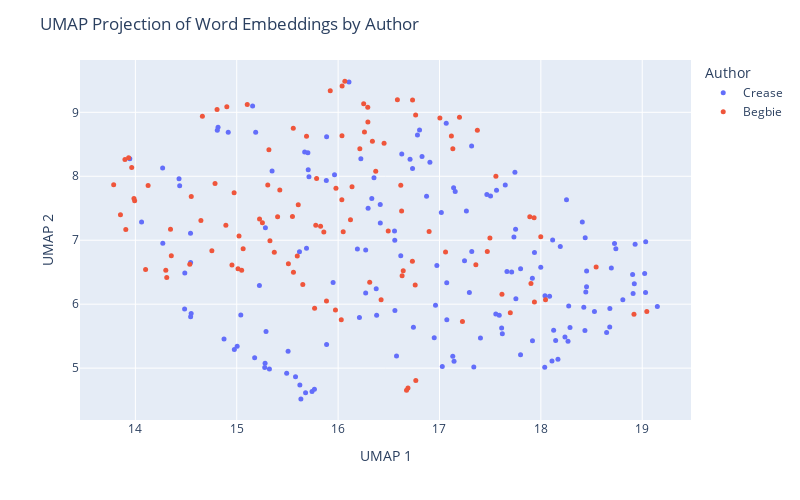

The notebook cell this image was saved under:
### Code cell
# plot using plotly to further explore
import plotly.express as px
import textwrap

def wrap_text(text, width=60):
    return '<br>'.join(textwrap.wrap(text, width=width))

umap_df = pd.DataFrame(proj, columns=['UMAP 1', 'UMAP 2'])
umap_df['Author'] = labels
umap_df['Text'] = [snip for auth in judge_snippets for snip in judge_snippets[auth]]
umap_df['Text'] = umap_df['Text'].apply(lambda t: wrap_text(t, width=50))

fig = px.scatter(umap_df, x='UMAP 1', y='UMAP 2', 
                 color='Author', hover_data=['Text'], 
                 width=800, height=500 )
fig.update_traces(marker=dict(size=5))
fig.update_layout(title='UMAP Projection of Word Embeddings by Author')
fig.show()

### Figure 1 — Plotly figure (JSON) as saved in the notebook; plotly's stock layout.template omitted (floating-point values rounded to 4 significant figures; data arrays with more than 128 entries replaced by an {"elided": "..."} marker saying what was removed)
{"data": [{"customdata": {"elided": "151x1 str values"}, "hovertemplate": "Author=Crease<br>UMAP 1=%{x}<br>UMAP 2=%{y}<br>Text=%{customdata[0]}<extra></extra>", "legendgroup": "Crease", "marker": {"color": "#636efa", "size": 5, "symbol": "circle"}, "mode": "markers", "name": "Crease", "orientation": "v", "showlegend": true, "type": "scatter", "x": {"elided": "151 float values"}, "xaxis": "x", "y": {"elided": "151 float values"}, "yaxis": "y"}, {"customdata": [["(5) If it appears that a tax is not bona fide<br>within the purpose provided for, but is imposed<br>with the real purpose of discriminating against a<br>class, it is not within the justification of the<br>enabling statute, and, on the facts, the tax in<br>question was intended not for the purpose of<br>raising a revenue, but as a restriction on the<br>Chinese."], ["Indeed if no restriction whatever be placed on the<br>word \" other\" in that section; if the Provincial<br>Legislature can insist upon imposing licenses upon<br>everything and upon every act of life, and tax<br>each licensee at any moment they please, there<br>would be a very simple way of excluding every<br>Chinaman from the Province, by imposing a<br>universal tax, not limited to any nationality, of<br>one or two thousand dollars per annum for a<br>license to Judgment."], ["No Chinaman will shave the back of his head; no<br>true moujik will shave his chin."], ["I rather think that the auctioneers would<br>repudiate this alleged similarity of their<br>occupation to that of a Chinese washerman."], ["assing Chinamen, supposed to be the only persons<br>carrying on this industry."], ["If the object of the Provincial Statute be as<br>alleged, viz., Feb. 3.  to subject Chinamen to<br>exceptional disadvantages it is clearly<br>unconstitutional."], ["G. to the report of the recent Chinese Conmission,<br>p. 379, and by Mr. Justice CREASE in Wing Chong's<br>case, 1 B.C.R."], ["Justices FIELD, HOFFMAN, SAWYER and DEADY and<br>other Judges whom they cite, all confirm this,<br>that a State, or Provincial law imposing special<br>disabilities or unequal burdens on Chinamen is<br>unconstitutional and void."], ["Statutes were by their title and preamble<br>expressly aimed at Chinamen by name; that this<br>distinction also renders inapplicable all the<br>United States' cases cited; that this enactment is<br>quite general extending to all laundries without<br>exception and we must not look beyond the words of<br>the enactment to enquire what its object was; that<br>there is in fact one laundry in Victoria not<br>conducted by Chinamen on which the tax will fall<br>with equal force so that it is impossible to say<br>that Chinamen are hereby exclusively selected for<br>taxation; the circumstance that they are chiefly<br>affected being a mere coincidence; that the bylaw<br>only imposes $100.00 per annum, keeping far within<br>the limit of $150.00 permitted by the Statute;<br>that the tax clearly is calculated to procuring<br>additional Municipal revenue and that no other<br>object is hinted at."], ["I, for my part, cannot arrive at any other<br>conclusion than that it is specially directed<br>against Chinamen because they are Chinamen and for<br>no other Judgment."], ["The appellants' contention that the clause is<br>merely intended to hamper or expel Chinamen is<br>much strengthened by considering the amount of the<br>tax sanctioned, which is $150.00 per annum,<br>whereas the limit sanctioned by the Legislature in<br>the case of any retail shop, however extensive or<br>lucrative its business, is only $10.00 per annum."], ["The test is whether on the whole statute the<br>Legislature can fairly be held to have said : \"Let<br>us impose a tax in order to raise a revenue,<br>though perhaps it may fall on Chinamen,\" or \" let<br>us impose this tax in order to fall on Chinamen,<br>though perhaps it will raise no revenue.\""], ["When we find (1st) no other description of labour<br>taxed at all ; (2nd) this description of labour<br>practically quite abandoned to Chinamen alone ;<br>(3rd) this description of labour taxed at fifteen<br>times the rate permitted to be levied on any<br>retail shop ; (4th) that a preliminary Provincial<br>Act has declared Chinamen incapable of the<br>franchise which they formerly exercised."], ["I cannot doubt but that the tax is directed<br>against Chinamen, as such."], ["It is not competent to the Provincial Legislature,<br>or to a municipality, to deprive, generally,<br>particular nationalities or individuals of the<br>capacity to take out municipal trade licenses ; e.<br>g., a Chinaman has a right to apply for a<br>pawnbroker's license."], ["Application for a mandamus to the Corporation of<br>the City of Victoria to compel the renewal to the<br>prosecutors (Chinamen) of a pawnbroker's license."], ["It is alleged by the prosecution, and not denied,<br>that the Council have in fact ordered the<br>Collector to issue no pawnbroking license to any<br>Chinaman."], ["In the French colony of Cayenne, the Town Council<br>recently handicapped the superior capacities of<br>the Chinaman by imposing on merchants of that<br>empire an extra tax of $300 per annum, deeming it<br>also expedient to handicap English and German<br>traders by a surtax of $200 on them."], ["Chinamen in British Columbia appear to follow any<br>description of industry which may appear useful,<br>i.e., in which they can obtain employment or earn<br>their livelihood."], ["The menial businesses of washing and of splitting<br>and Chinese washer sawing stovewood are almost<br>entirely engrossed by Chinamen."], ["Every Chinaman in British Columbia has the air of<br>having worked, and of being ready to work, with<br>his hands, except a few who practice as medical<br>men and the leading commercial men."], ["Chinamen do not much trouble the hospitals."], ["I never heard of Chinamen becoming a burden on the<br>private charity of the whites."], ["I have an indistinct remembrance of having been<br>once asked to contribute to the cost of removing a<br>disabled Chinaman; I am not sure."], ["Industry, economy, sobriety, and law-abidingness<br>are exactly the four prominent qualities of<br>Chinamen as asserted both by their advocates and<br>their adversaries."], ["Lazy, drunken, extravagant, and turbulent: this<br>is, by the voices of their friends and foes,<br>exactly what a Chinaman is not."], ["If Chinamen would only be less industrious and<br>economical, if they would but occasionally get<br>drunk, they would no longer be the formidable<br>competitors with the white man which they prove to<br>be in the labor market; there would be no longer a<br>cry for their suppression."], ["But these qualities meet with no competition here;<br>and the Chinaman sees no person to take his place<br>were he to abdicate it."], ["I have heard an individual Chinaman stigmatized as<br>\"lazy ;\" but the fact was he conceived himself<br>insulted, and was sulking."], ["I cannot recall to memory that I ever saw or heard<br>of a Chinaman being drunk."], ["There is scarcely an epithet so removed from the<br>notion of a Chinaman as \"turbulent,\" though of<br>course they may be provoked to resist violence."], ["employment as domestics, their large brotherhoods,<br>necessarily impenetrably secret to the whites, and<br>the unguarded condition of our houses, the<br>pilfering by Chinamen servants is really quite<br>inconsiderable."], ["I believe that two of the white servants I have<br>had have pilfered more from me  than any twenty<br>Chinamen in Victoria ever stole from their<br>employers..    5."], ["I do not think that the feeling of the whites<br>against Chinamen has much changed; but I do not<br>recollect anything that can be called \"agitation \"<br>against them until Confederation."], ["This dislike, which otherwise might lie dormant or<br>inert, is certainly mutual; it is manifested in<br>China, we are- told, more extensively and<br>stringently than here, and without any impulse<br>there from direct competition for bread."], ["Europeans at Canton or Shanghai are not safe<br>beyond their allotted cantonments, any more than a<br>Chinaman would have been on Williams Creek twenty<br>years ago."], ["The Chinaman is in every respect the reverse of an<br>European, except that he is a man."], ["The Roumanian finds himself in company with a<br>large number of people of alien race, of feelings,<br>traditions and religion quite different from his-<br>people who do not own the same ties of fatherland<br>as he, who do not intermarry with him or his<br>kindred, and whose domestic institutions are<br>unknown and perhaps unintelligible to him."], ["Accordingly, before the close of the First<br>Parliament after Confederation, Chinamen were<br>deprived of the right of franchise, which they had<br>previously enjoyed."], ["This was on the ostensible ground that all<br>Chinamen were actuated merely by direct money<br>considerations."], ["The same distinguished writer whom I have already<br>quoted on the Judenhetze, observes, in speaking of<br>the rival programmes in the existing presidential<br>campaign in the United States: \"The Irish vote or<br>the republican working man cannot be wooed<br>successfully without attacks on the bloated<br>capitalist, on English tyranny or treachery, or on<br>the unfortunate immigrants from China.” Mutato<br>nomine."], ["There are several matters alleged against<br>Chinamen: One is the extraordinarily small space<br>into which a cluster of them will retire for rest."], ["But I have seen in a good-sized house, where there<br>was plenty of cubic space, and where each person<br>might have had a separate bunk, five or six<br>Chinamen, not lodgers but owners, sleeping in a<br>heap as above described."], ["It is common to attribute to Chinamen generally,<br>that they are infested with disgusting diseases --<br>e. g., leprosy."], ["When an orator talks of Chinese lepers, it is<br>exactly the same unmeaning abuse as when a Canton<br>periodical holds out to popular indignation the<br>foreign \"red devils.\""], ["There is no leprosy or diabolism in the case;<br>though of course a Chinaman, like any other man,<br>may be a leper."], ["The orator merely wishes to impress his audience<br>with the belief that 'he strongly objects to<br>Chinamen."], ["A Chinaman was once pointed out to me who was<br>alleged to be a leper."], ["That was the only case of skin disease I remember<br>to have noticed or heard of among Chinamen."], ["These certainly were not contracted from Chinamen."], ["The Chinese, and I believe other Asiatic nations,<br>use opium extensively."], ["The enormous consumption which this implies does<br>not appear to prevent Chinamen from being the most<br>prolific race, the most indefatigable laborers,<br>and the keenest traders in the world."], ["If any Chinamen here abuse the drug by over-<br>indulgence, they must hide themselves, or at all<br>events they have entirely escaped my observation."], ["If their example persuades any white people to<br>similar over-indulgence, of which I am equally<br>ignorant, these must be a very degraded class-<br>weaker and more degraded than the Chinaman whose<br>expulsion is demanded."], ["Opium, as generally used here, is probably as<br>harmless as tobacco, which is also extensively<br>used in British Columbia by Chinamen."], ["All the evils arising from opium in British<br>Columbia in a year do not, probably, equal the<br>damage, trouble and expense occasioned to<br>individuals and to the state by whiskey in a<br>single month, or perhaps in some single night, As<br>already observed, I do not remember ever to have<br>seen a drunken Chinaman; and the argument against<br>Chinamen founded on opium appears to be analogous<br>to the comparison of the mote and the beam."], ["It is alleged that not only the aggregation of<br>Chinamen in their dwellings is a source of danger<br>to the public health, but that their habits are<br>filthy."], ["There are of course dirty Chinamen."], ["Any family in British Columbia will, at once,<br>without any enquiry as to his cleanliness, admit<br>the first Chinaman who offers as a cook-where a<br>cook is wanted; and really it may be said that no<br>washing is given out to people of any other<br>nation."], ["Whether the presence of Chinamen is any longer<br>desirable in British Colombia, is to a certain<br>extent a matter of opinion."], ["That Chinamen are very large till within a year,<br>mainly, employed in all the laborious parts of our<br>coal mines ; 2nd."], ["I do not see how people would get on here at all<br>without Chinamen."], ["If Chinamen were expelled, employers of labor<br>would probably have to leave the province; and<br>when they were gone, where would the employed be?"], ["There are supposed to be in California more than<br>120,000 Chinamen."], ["It is probable that in that state, as in British<br>Columbia, a good deal more than half the manual<br>labor is performed by Chinamen."], ["Within a radius of two miles there are at this<br>time no less than 500 Chinamen engaged in<br>gathering the hop crop."], ["For a field of twenty-five or thirty acres about<br>100 Chinamen are employed."], ["The Chinamen work by contract, and they rush from<br>morning till night, seeming never to tire."], ["As soon as a box is filled a loud yell informs the<br>foreman, who brings a sack, into which the box is<br>emptied, and the Chinamen are given a check."], ["Two Chinamen can pick from two to three boxes in a<br>day, and as they receive $1.50 per box it will be<br>seen that they are earning white men's wages."], ["Last year they only received $1.25, but help at<br>this time is scarce and the China bosses had only<br>to demand the raise and get it."], ["Now the only paying industries here are the<br>canneries and shoe factories, in both of which the<br>labor is almost exclusively Chinese."], ["Owing to a very great superiority in the mineral,<br>the coal mines have paid largely, notwithstanding<br>the rates of white miners wages, unequalled<br>elsewhere; but the coal mines have hitherto<br>largely employed Chinamen also."], ["After all that I have said about Chinamen, I can<br>lay no more claim to consistency than anybody else<br>in British Columbia."], ["I have always asserted their good qualities; but I<br>have never in twenty-six years had a Chinaman in<br>my house, an expensive whim that nobody else has<br>indulged in."], ["Still, I have had my opportunities of seeing and<br>hearing, for in all that time, I do not think I<br>ever knew a family that did not employ at least<br>one Chinaman."], ["The combination which it is intended to suggest<br>would be, I suppose, that the legislature should<br>forbid such arrivals of Chinamen, and that the<br>white population should \" boycott \" those<br>remaining here; or else that the legislature<br>should decree their expulsion."], ["The normal rates of wages are five shillings for<br>Chinamen, and in Victoria eight shillings for<br>white men."], ["I cannot believe that it has; on the contrary, as<br>the presence of Chinamen has enabled some small<br>capital to be accumulated, they must have<br>augmented the wages fund in the province: i. e.,<br>the loose capital seeking to increase itself by<br>the employment of reproductive labor."], ["I do not believe that any single European in the<br>province would employ a Chinaman about any<br>undertaking if he could procure an European,<br>irrespective of wages, unless, of course, the<br>European demanded wages which precluded all profit<br>on the undertaking."], ["Chinamen are employed not so much because their<br>normal money tariff is lower than the whites and<br>yet not much lower; many Chinamen get $30, and<br>some even $35 and $40, per month-as because they<br>are, as a rule, more sober, steady, docile and<br>industrious."], ["With very few exceptions, indeed, I never met a<br>Chinaman whom I could understand, beyond the<br>commonest wants, or by whom I could feel any<br>certainty that I was understood, even for an<br>ordinary message."], ["Yet I have often feared that I should be compelled<br>to fall into the universal practice and take<br>Chinese servants into my house-which I have never<br>yet done."], ["I have never personally observed any effect by the<br>Chinese upon the morals of the white people."], ["The latter have occasionally been induced by race-<br>prejudice to indulge in acts of violence ; but it<br>would be too much to say from thence that the<br>Chinaman had corrupted his cowardly assailants."], ["One Chinaman, last year, pleaded guilty to an<br>indictment for indecent assault on two girls of<br>ten or eleven and twelve or thirteen years."], ["However that is the only case I remember in which<br>it could be alleged that a Chinaman had had any<br>evil effect upon the morals of the whites, a<br>matter upon which they can have but very little<br>influence, either for good or evil."], ["Whites who have evil communications with Chinese<br>must themselves be lamentably depraved beforehand;<br>and so, I should be disposed to say, immoral<br>Chinese are not only not more injurious, but they<br>are quite innocuous to the morals of the whites,<br>in comparison with white people of similar or<br>allied habits."], ["I have seen unmistakable prostitutes in the<br>Chinese quarter of Victoria."], ["Drunken whites, I am sorry to say, are often to be<br>seen in Victoria, by night or by day; but I do not<br>remember ever to have seen a Chinaman under the<br>influence of liquor."], ["Debauched whites sometimes frequent, I believe,<br>Chinese brothels, as they do Indian brothels."], ["I don't think serious breaches of the peace are<br>proportionately more frequent in Chinese brothels<br>than in those kept by white women."], ["Indian brothels breed the most disturbances; and<br>they are close to the Chinese quarter."], ["I have omitted to state that Chinamen here are<br>generally divided into two tribes, or clans-there<br>may be more, but I have often had my attention<br>drawn to these two-viz ."], ["When a breach of the peace occurs among Chinamen,<br>the culprits are generally Canton versus Hong<br>Kong; and when these come into court, either in<br>criminal or civil cases, it is common to allow<br>each side to have an interpreter; as well to watch<br>that the evidence is truly interpreted as also to<br>explain it to their respective clients."], ["Owing partly to this, and partly also to their<br>unintelligibility to whites, and vice versa, it is<br>usual when twenty or thirty hands are engaged, e.<br>g., at a cannery, not to make the contract with<br>each workman separately, but with some one<br>Chinaman who has learned some English, leaving him<br>to sub-contract with the men; and he being the<br>sole medium of communication between them and the<br>owner of the cannery, this arrangement, though<br>unavoidable, necessarily leaves the men a good<br>deal at the mercy of this foreman."], ["Sometimes this takes place on a much larger scale,<br>and a Chinese merchant here will contract for a<br>whole cargo of Chinamen, fresh from China, whom he<br>engages to provide with employment, and then<br>drafts them out to different employers here, for<br>roads, canneries, etc."], ["A miner who feels no shame in purchasing the<br>possession of a female for a single night for $20,<br>is scandalized when a Chinaman pays $500 for the<br>possession of a female for six months, or until<br>they disagree."], ["No disgust is felt by Europeans when parents make<br>it a sine qua non on consenting to their<br>daughters' marriage that the husband shall settle<br>ten or twenty thousand dollars upon her; but it is<br>infamous if a Chinaman purchases the consent of<br>parents or guardians for one thousand dollars."], ["The woman is a slave sold into prostitution, but<br>the Chinese themselves look upon it in a different<br>light."], ["There was a case not long ago in court, before<br>myself, on habeas corpus: A Chinese girl was<br>contracted to marry a man who had offered the<br>guardians five hundred dollars."], ["I apprehend much of what is said about Chinese<br>slavery and prostitution proceeds from imperfect<br>consideration of the difference between Christian<br>and non-Christian marriage; but I only guess this,<br>I know scarcely anything about it."], ["Another ground on which I have heard it asserted<br>that slavery is general among Chinamen here, is<br>rather, I suspect, a proof of their freedom, or<br>would be so accepted among whites."], ["I have no doubt but that compulsion is put on all<br>Chinamen, so that it is very difficult for them to<br>obtain work, if they remain outside this<br>organization."], ["It is yet further urged against the Chinese, as<br>showing their unfitness to dwell in the land, that<br>they show no respect to our laws, nor to our<br>appointed courts, but refer their differences to<br>private tribunals of their own, whose behests are<br>carried out, irrespective of their conformity with<br>our laws and are never disputed in our courts."], ["The Chinese, like most other nations with any<br>pretence to civilization, have some methods for<br>referring private disputes to arbitrators chosen<br>by the parties themselves."], ["That the awards of Chinese arbitrators are always<br>accepted without demur (if the fact be as alleged)<br>would surely be a strong evidence of the equity of<br>the award, and the good sense of the parties in<br>difference; for it is utterly untrue that Chinamen<br>ignore our courts, or treat them with any want of<br>respect."], ["Any questions as to their labor associations,<br>their clans, their marriage laws, their<br>immigration contracts, would, I fear, be in<br>general met with suspicion and answered with<br>reluctance."], ["the nature and results of trades-unions at home,<br>after every enquiry possible; how much more<br>difficult would it be to arrive at facts here,<br>where they must necessarily be shrouded behind the<br>impenetrable and irresponsible screen of a Chinese<br>interpreter?"]], "hovertemplate": "Author=Begbie<br>UMAP 1=%{x}<br>UMAP 2=%{y}<br>Text=%{customdata[0]}<extra></extra>", "legendgroup": "Begbie", "marker": {"color": "#EF553B", "size": 5, "symbol": "circle"}, "mode": "markers", "name": "Begbie", "orientation": "v", "showlegend": true, "type": "scatter", "x": [18.05, 17.94, 15.06, 15.32, 16.04, 19.05, 18.55, 18.92, 17.7, 16.64, 17.9, 17.36, 17.89, 16.73, 16.77, 16.69, 16.67, 18.0, 15.69, 15.1, 16.37, 13.9, 14.35, 15.05, 15.42, 15.4, 16.34, 16.14, 15.01, 14.3, 15.83, 16.62, 14.75, 14.89, 16.9, 15.31, 15.56, 15.79, 17.93, 15.78, 16.49, 16.26, 17.0, 16.04, 15.86, 15.37, 15.55, 14.95, 14.1, 13.93, 13.99, 16.21, 17.06, 15.98, 14.66, 15.65, 17.23, 13.96, 17.13, 15.56, 16.29, 14.55, 17.5, 15.92, 14.81, 16.04, 16.07, 16.76, 16.73, 16.58, 14.79, 14.9, 17.12, 14.65, 15.22, 14.54, 17.47, 16.25, 17.56, 16.45, 16.29, 15.02, 15.25, 13.91, 16.05, 15.77, 14.35, 16.12, 13.85, 14.31, 13.99, 14.13, 13.79, 15.61, 16.31, 17.37, 17.2, 15.89, 15.97, 15.51, 16.03, 15.33, 15.6, 14.97, 17.62, 16.42, 16.76, 16.63, 16.63], "xaxis": "x", "y": [6.07, 6.032, 6.865, 8.413, 8.632, 5.887, 6.58, 5.842, 5.865, 6.523, 6.324, 6.617, 7.368, 6.67, 4.807, 4.69, 4.653, 7.052, 8.624, 9.124, 8.078, 8.263, 7.173, 6.53, 7.784, 7.367, 8.549, 7.838, 6.554, 6.529, 7.218, 7.861, 6.837, 7.234, 7.136, 7.863, 6.501, 7.964, 7.35, 7.235, 7.145, 8.694, 8.911, 7.632, 7.127, 6.813, 7.37, 6.613, 6.543, 8.289, 7.652, 8.429, 6.817, 7.812, 8.94, 6.308, 5.73, 8.136, 8.43, 8.749, 9.08, 7.684, 7.035, 9.338, 9.043, 9.412, 9.488, 8.96, 9.194, 9.197, 7.888, 9.085, 8.631, 7.308, 7.33, 6.624, 6.824, 9.133, 7.999, 8.517, 8.849, 7.066, 7.273, 7.168, 7.134, 5.938, 6.759, 7.32, 7.399, 6.417, 7.617, 7.858, 7.867, 7.553, 6.343, 8.718, 8.922, 6.05, 5.91, 6.634, 5.756, 6.992, 6.755, 7.743, 6.156, 6.068, 6.299, 6.446, 7.456], "yaxis": "y"}], "layout": {"height": 500, "legend": {"title": {"text": "Author"}, "tracegroupgap": 0}, "margin": {"t": 60}, "title": {"text": "UMAP Projection of Word Embeddings by Author"}, "width": 800, "xaxis": {"anchor": "y", "domain": [0, 1], "title": {"text": "UMAP 1"}}, "yaxis": {"anchor": "x", "domain": [0, 1], "title": {"text": "UMAP 2"}}}}
